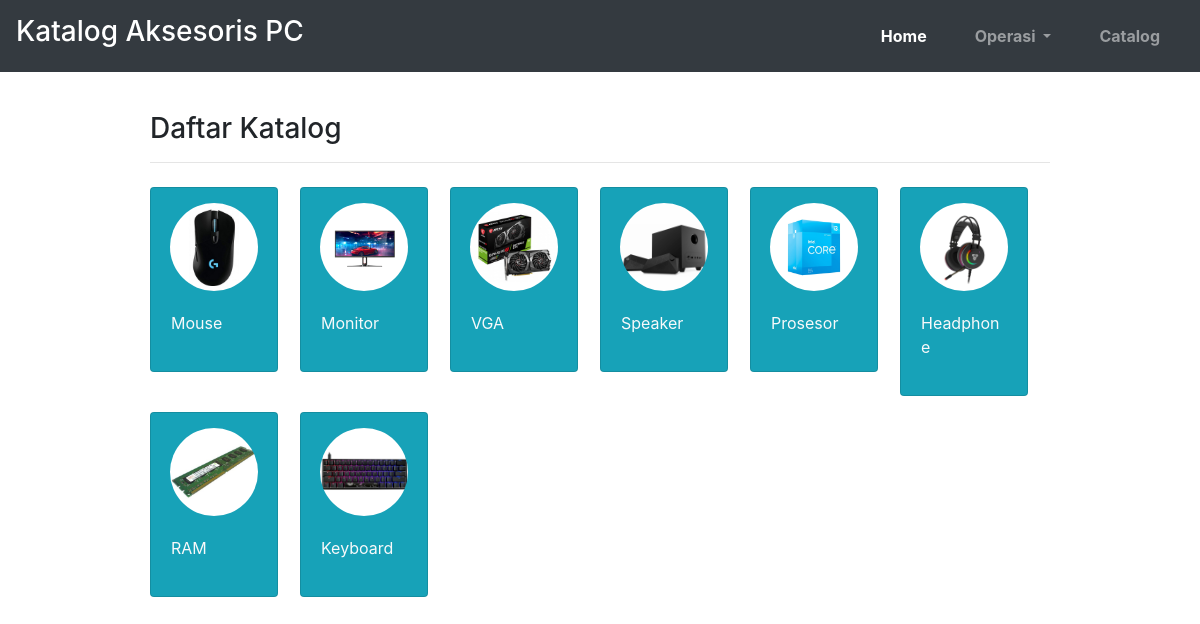
Page /katalog.php on the committed database.
### tables this page shows
CREATE TABLE `katalog` (
  `id_katalog` int(11) NOT NULL,
  `nama_katalog` varchar(100) NOT NULL,
  `nama_gambar_katalog` varchar(100) NOT NULL
);

### katalog.php (the view, shortened to what this page needs)
<?php
include 'header.php';
$resultKatalog = mysqli_query($conn, 'SELECT * FROM katalog');
?>
<div class="container py-3">
    <?php
    if (isset($_GET['query'])) :
        $query = $_GET['query'];
        $resultBarang = mysqli_query($conn, "SELECT * FROM barang INNER JOIN katalog ON barang.id_katalog = katalog.id_katalog WHERE katalog.nama_katalog='" . $query . "'");
    ?>
        <h3>Daftar Barang dengan Katalog <?= $query ?></h3>
        <hr>
        <div class="row ">
            <?php foreach ($resultBarang as $barang) { ?>
                <div class="col d-flex justify-content-center col-md-3 my-3 ">
                    <div class="card border-info" style="width: 15rem; height: 420px;">
                        <a href="#">
                            <img class="card-img-top" src="image/<?= $barang['nama_gambar']; ?>" alt="Card image cap">
                            <div class="card-body">
                                <h5 style="height: 50px;" class="card-title text-justify f-15 text-dark"><?= $barang['nama_barang']; ?> </h5>
                                <p class="card-text f-11">Rp. <?= number_format($barang['harga'], '0', '.   ', '.'); ?>,-</p>
                                <a href="#" class="btn btn-info mt-3">Beli</a>
                            </div>
                        </a>
                    </div>
                </div>
            <?php }; ?>
        </div>
    <?php
    else :
    ?>
        <h3>Daftar Katalog</h3>
        <hr>
        <div class="row">
            <?php
            foreach ($resultKatalog as $rsl) { ?>
                <div class="col col-md-2 my-2">
                    <div class="card bg-info " style="width: 8rem;">
                        <a href="Katalog.php?query=<?= $rsl['nama_katalog']; ?>" class="katalog">
                            <img class="cardKatalog rounded-circle" src="image/<?= $rsl['nama_gambar_katalog']; ?>" alt="Card image cap">
                            <div class="card-body">
                                <p class="card-textKatalog text-light"><?= $rsl['nama_katalog']; ?></p>
                            </div>
                        </a>
                    </div>
                </div>
            <?php
            }; ?>
        </div>
    <?php
    endif;
    include 'footer.php';
    ?>

### style.css (style rules this page uses)
img.cardKatalog { width: 70%; margin-left: 19px; margin-top: 15px; }
a, .row .col .card a { text-decoration: none; }
.row { width: 100%; }

### rows in the picture
katalog: nama_gambar_katalog (picture), nama_katalog "Mouse"
katalog: nama_gambar_katalog (picture), nama_katalog "Monitor"
katalog: nama_gambar_katalog (picture), nama_katalog "VGA"
katalog: nama_gambar_katalog (picture), nama_katalog "Speaker"
katalog: nama_gambar_katalog (picture), nama_katalog "Prosesor"
katalog: nama_gambar_katalog (picture), nama_katalog "Headphone"
katalog: nama_gambar_katalog (picture), nama_katalog "RAM"
katalog: nama_gambar_katalog (picture), nama_katalog "Keyboard"
